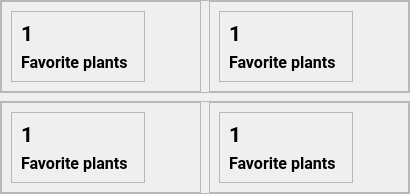
           <widget class="QWidget" name="cardsFrame" native="true">
            <layout class="QVBoxLayout" name="verticalLayout_15">
             <property name="spacing">
              <number>8</number>
             </property>
             <property name="leftMargin">
              <number>0</number>
             </property>
             <property name="topMargin">
              <number>0</number>
             </property>
             <property name="rightMargin">
              <number>0</number>
             </property>
             <property name="bottomMargin">
              <number>0</number>
             </property>
             <item>
              <widget class="QFrame" name="frame_ownPots_and_likedPlants">
               <property name="frameShape">
                <enum>QFrame::StyledPanel</enum>
               </property>
               <property name="frameShadow">
                <enum>QFrame::Raised</enum>
               </property>
               <layout class="QHBoxLayout" name="horizontalLayout_3">
                <property name="spacing">
                 <number>8</number>
                </property>
                <property name="leftMargin">
                 <number>0</number>
                </property>
                <property name="topMargin">
                 <number>0</number>
                </property>
                <property name="rightMargin">
                 <number>0</number>
                </property>
                <property name="bottomMargin">
                 <number>0</number>
                </property>
                <item>
                 <widget class="QFrame" name="card2">
                  <property name="minimumSize">
                   <size>
                    <width>200</width>
                    <height>0</height>
                   </size>
                  </property>
                  <property name="frameShape">
                   <enum>QFrame::StyledPanel</enum>
                  </property>
                  <property name="frameShadow">
                   <enum>QFrame::Raised</enum>
                  </property>
                  <layout class="QHBoxLayout" name="horizontalLayout_37">
                   <item>
                    <widget class="QFrame" name="frame_5">
                     <property name="frameShape">
                      <enum>QFrame::StyledPanel</enum>
                     </property>
                     <property name="frameShadow">
                      <enum>QFrame::Raised</enum>
                     </property>
                     <layout class="QVBoxLayout" name="verticalLayout_5">
                      <item>
                       <widget class="QLabel" name="label_13">
                        <property name="font">
                         <font>
                          <family>Roboto</family>
                          <pointsize>16</pointsize>
                          <weight>75</weight>
                          <bold>true</bold>
                         </font>
                        </property>
                        <property name="text">
                         <string>1</string>
                        </property>
                       </widget>
                      </item>
                      <item>
                       <widget class="QLabel" name="label_14">
                        <property name="font">
                         <font>
                          <family>Roboto</family>
                          <pointsize>12</pointsize>
                          <weight>75</weight>
                          <bold>true</bold>
                         </font>
                        </property>
                        <property name="text">
                         <string>Favorite plants</string>
                        </property>
                       </widget>
                      </item>
                     </layout>
                    </widget>
                   </item>
                   <item>
                    <widget class="QLabel" name="label_15">
                     <property name="maximumSize">
                      <size>
                       <width>40</width>
                       <height>40</height>
                      </size>
                     </property>
                     <property name="text">
                      <string/>
                     </property>
                     <property name="pixmap">
                      <pixmap resource="resources.qrc">:/figma/assets/icons/figma/HomePage-top-cards-icons/Heart.svg</pixmap>
                     </property>
                     <property name="scaledContents">
                      <bool>true</bool>
                     </property>
                    </widget>
                   </item>
                  </layout>
                 </widget>
                </item>
                <item>
                 <widget class="QFrame" name="card1">
                  <property name="minimumSize">
                   <size>
                    <width>200</width>
                    <height>0</height>
                   </size>
                  </property>
                  <property name="frameShape">
                   <enum>QFrame::StyledPanel</enum>
                  </property>
                  <property name="frameShadow">
                   <enum>QFrame::Raised</enum>
                  </property>
                  <layout class="QHBoxLayout" name="horizontalLayout_36">
                   <item>
                    <widget class="QFrame" name="frame_6">
                     <property name="frameShape">
                      <enum>QFrame::StyledPanel</enum>
                     </property>
                     <property name="frameShadow">
                      <enum>QFrame::Raised</enum>
                     </property>
                     <layout class="QVBoxLayout" name="verticalLayout_17">
                      <item>
                       <widget class="QLabel" name="label_16">
                        <property name="font">
                         <font>
                          <family>Roboto</family>
                          <pointsize>16</pointsize>
                          <weight>75</weight>
                          <bold>true</bold>
                         </font>
                        </property>
                        <property name="text">
                         <string>1</string>
                        </property>
                       </widget>
                      </item>
                      <item>
                       <widget class="QLabel" name="label_17">
                        <property name="font">
                         <font>
                          <family>Roboto</family>
                          <pointsize>12</pointsize>
                          <weight>75</weight>
                          <bold>true</bold>
                         </font>
                        </property>
                        <property name="text">
                         <string>Favorite plants</string>
                        </property>
                       </widget>
                      </item>
                     </layout>
                    </widget>
                   </item>
                   <item>
                    <widget class="QLabel" name="label_18">
                     <property name="maximumSize">
                      <size>
                       <width>40</width>
                       <height>40</height>
                      </size>
                     </property>
                     <property name="text">
                      <string/>
                     </property>
                     <property name="pixmap">
                      <pixmap resource="resources.qrc">:/figma/assets/icons/figma/HomePage-top-cards-icons/Pots.svg</pixmap>
                     </property>
                     <property name="scaledContents">
                      <bool>true</bool>
                     </property>
                    </widget>
                   </item>
                  </layout>
                 </widget>
                </item>
               </layout>
              </widget>
             </item>
             <item>
              <widget class="QFrame" name="frame_needWater_and_needEnergy">
               <property name="frameShape">
                <enum>QFrame::StyledPanel</enum>
               </property>
               <property name="frameShadow">
                <enum>QFrame::Raised</enum>
               </property>
               <layout class="QHBoxLayout" name="horizontalLayout_4">
                <property name="spacing">
                 <number>8</number>
                </property>
                <property name="leftMargin">
                 <number>0</number>
                </property>
                <property name="topMargin">
                 <number>0</number>
                </property>
                <property name="rightMargin">
                 <number>0</number>
                </property>
                <property name="bottomMargin">
                 <number>0</number>
                </property>
                <item>
                 <widget class="QFrame" name="card3">
                  <property name="minimumSize">
                   <size>
                    <width>200</width>
                    <height>0</height>
                   </size>
                  </property>
                  <property name="frameShape">
                   <enum>QFrame::StyledPanel</enum>
                  </property>
                  <property name="frameShadow">
                   <enum>QFrame::Raised</enum>
                  </property>
                  <layout class="QHBoxLayout" name="horizontalLayout_40">
                   <item>
                    <widget class="QFrame" name="frame_4">
                     <property name="frameShape">
                      <enum>QFrame::StyledPanel</enum>
                     </property>
                     <property name="frameShadow">
                      <enum>QFrame::Raised</enum>
                     </property>
                     <layout class="QVBoxLayout" name="verticalLayout_4">
                      <item>
                       <widget class="QLabel" name="label_10">
                        <property name="font">
                         <font>
                          <family>Roboto</family>
                          <pointsize>16</pointsize>
                          <weight>75</weight>
                          <bold>true</bold>
                         </font>
                        </property>
                        <property name="text">
                         <string>1</string>
                        </property>
                       </widget>
                      </item>
                      <item>
                       <widget class="QLabel" name="label_11">
                        <property name="font">
                         <font>
                          <family>Roboto</family>
                          <pointsize>12</pointsize>
                          <weight>75</weight>
                          <bold>true</bold>
                         </font>
                        </property>
                        <property name="text">
                         <string>Favorite plants</string>
                        </property>
                       </widget>
                      </item>
                     </layout>
                    </widget>
                   </item>
                   <item>
                    <widget class="QLabel" name="label_12">
                     <property name="maximumSize">
                      <size>
                       <width>40</width>
                       <height>40</height>
                      </size>
                     </property>
                     <property name="text">
                      <string/>
                     </property>
                     <property name="pixmap">
                      <pixmap resource="resources.qrc">:/figma/assets/icons/figma/HomePage-top-cards-icons/Water.svg</pixmap>
                     </property>
                     <property name="scaledContents">
                      <bool>true</bool>
                     </property>
                    </widget>
                   </item>
                  </layout>
                 </widget>
                </item>
                <item>
                 <widget class="QFrame" name="card4">
                  <property name="minimumSize">
                   <size>
                    <width>200</width>
                    <height>0</height>
                   </size>
                  </property>
                  <property name="frameShape">
                   <enum>QFrame::StyledPanel</enum>
                  </property>
                  <property name="frameShadow">
                   <enum>QFrame::Raised</enum>
                  </property>
                  <layout class="QHBoxLayout" name="horizontalLayout_39">
                   <item>
                    <widget class="QFrame" name="frame_3">
                     <property name="frameShape">
                      <enum>QFrame::StyledPanel</enum>
                     </property>
                     <property name="frameShadow">
                      <enum>QFrame::Raised</enum>
                     </property>
                     <layout class="QVBoxLayout" name="verticalLayout_3">
                      <item>
                       <widget class="QLabel" name="label_7">
                        <property name="font">
                         <font>
                          <family>Roboto</family>
                          <pointsize>16</pointsize>
                          <weight>75</weight>
                          <bold>true</bold>
                         </font>
                        </property>
                        <property name="text">
                         <string>1</string>
                        </property>
                       </widget>
                      </item>
                      <item>
                       <widget class="QLabel" name="label_8">
                        <property name="font">
                         <font>
                          <family>Roboto</family>
                          <pointsize>12</pointsize>
                          <weight>75</weight>
                          <bold>true</bold>
                         </font>
                        </property>
                        <property name="text">
                         <string>Favorite plants</string>
                        </property>
                       </widget>
                      </item>
                     </layout>
                    </widget>
                   </item>
                   <item>
                    <widget class="QLabel" name="label_9">
                     <property name="maximumSize">
                      <size>
                       <width>40</width>
                       <height>40</height>
                      </size>
                     </property>
                     <property name="text">
                      <string/>
                     </property>
                     <property name="pixmap">
                      <pixmap resource="resources.qrc">:/figma/assets/icons/figma/HomePage-top-cards-icons/Battery.svg</pixmap>
                     </property>
                     <property name="scaledContents">
                      <bool>true</bool>
                     </property>
                    </widget>
                   </item>
                  </layout>
                 </widget>
                </item>
               </layout>
              </widget>
             </item>
            </layout>
           </widget>
